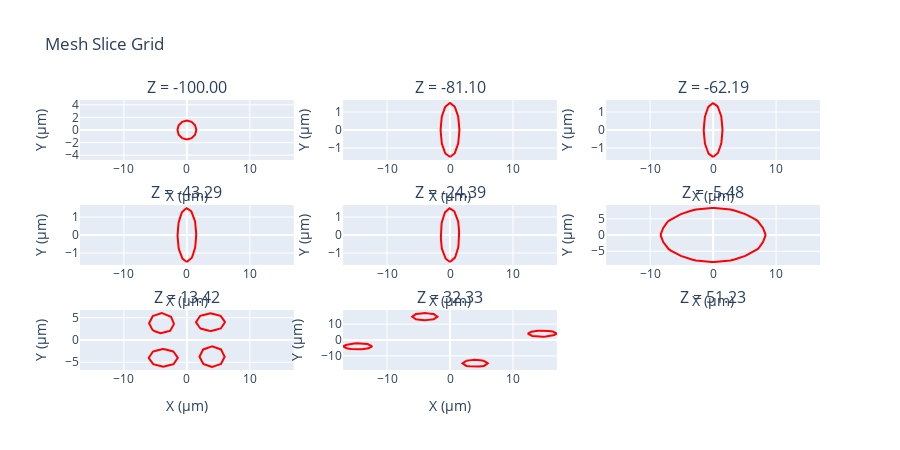

The notebook cell this image was saved under:
### Markdown cell above
## Slice Grid View

### Code cell
neuron.visualize_mesh_slice_grid()
